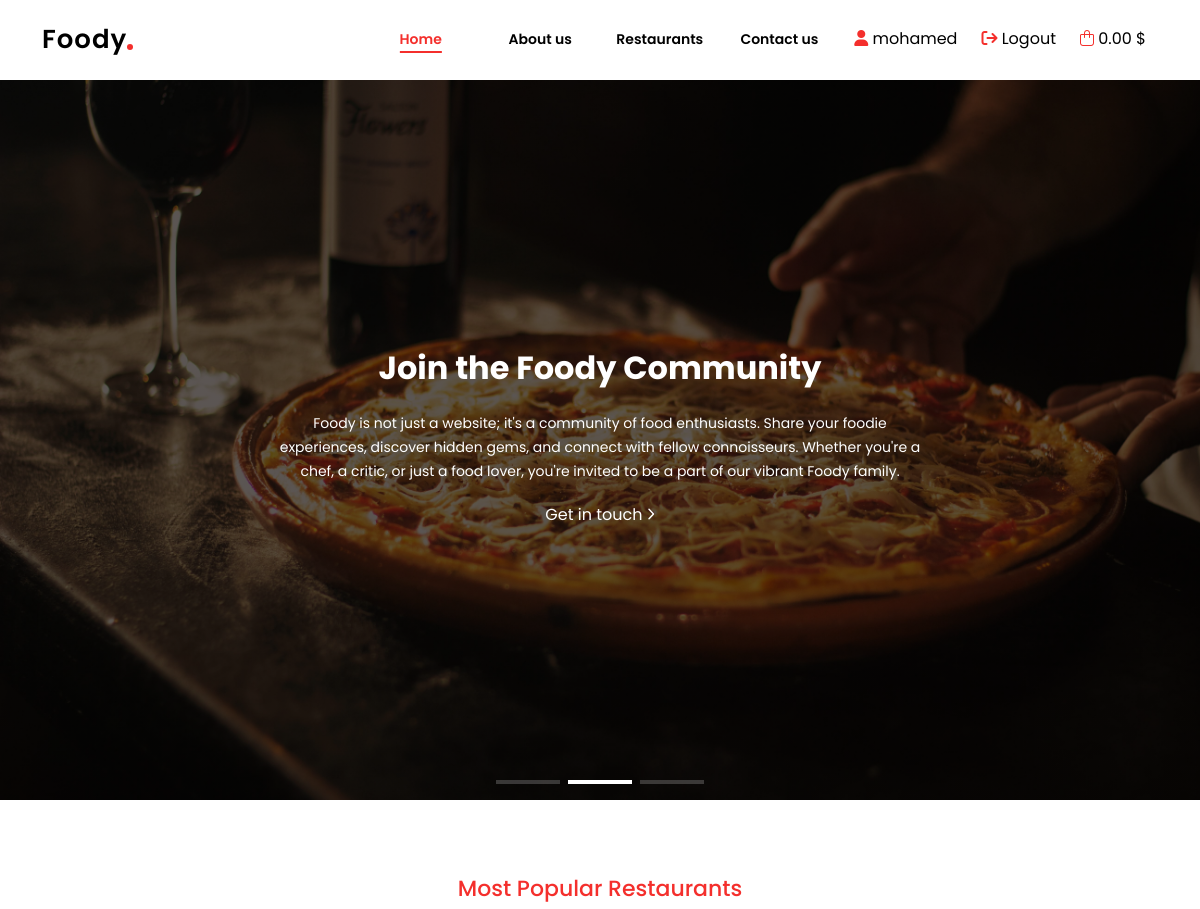
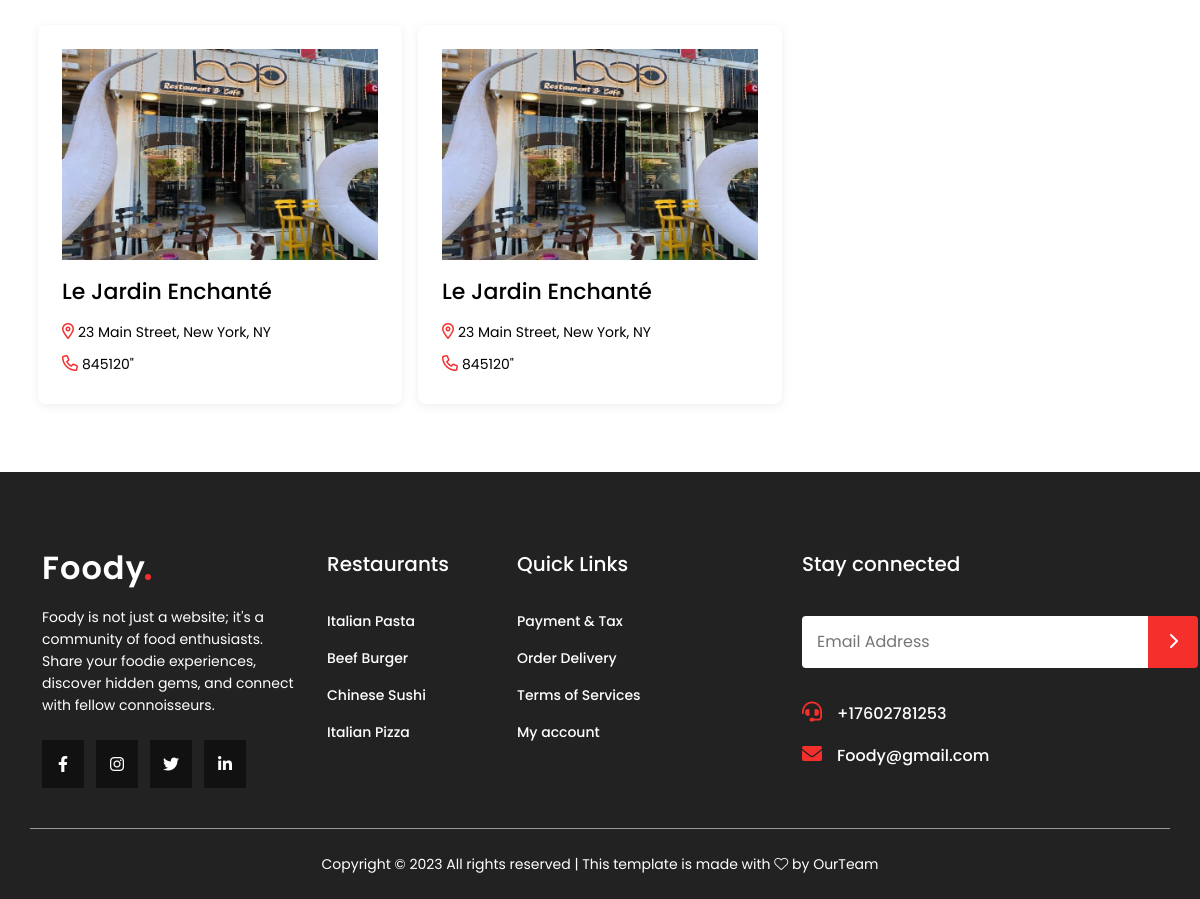
Screenshot of /index.php (signed in) with the database file from the repository (2 pictures, top to bottom).
### tables this page shows
CREATE TABLE `restaurants` (
  `restaurant_id` int(11) NOT NULL,
  `restaurant_name` varchar(200) NOT NULL,
  `restaurant_address` text NOT NULL,
  `restaurant_phone` varchar(100) NOT NULL,
  `restaurant_username` varchar(250) NOT NULL,
  `restaurant_password` varchar(250) NOT NULL,
  `city_id` int(11) NOT NULL,
  `restaurant_image` varchar(500) NOT NULL
);

### helper.php (called while the page is built, shortened)
<?php
if (!function_exists('runQuery')) {
    function runQuery($query)
    {
        $servername = "localhost";
        $username = "root";
        $password = "";
        $database = "resturants";
        $conn = new mysqli($servername, $username, $password, $database);
        $conn->set_charset("utf8");
        return $conn->query($query);
    }
}

### index.php (the view, shortened to what this page needs)
<?php
require 'helper.php';
$selectAllRestaurantsSql = "SELECT * FROM restaurants ORDER BY restaurant_id DESC LIMIT 6;";
$selectAllRestaurantsResult = runQuery($selectAllRestaurantsSql);
?>
<!DOCTYPE html>
<html lang="en">
<head>
    <?php
    require_once 'layout/assets/css.php'
    ?>
</head>
<body>
<?php
require_once 'layout/inc/header.php'
?>
<main>
    <section class="hero-section">
        <div class="swiper heroSwiper">
            <div class="swiper-wrapper">
                <div class="swiper-slide" style="background-image: url(assets/images/slide1.jpg);">
                    <div class="slide-content">
                        <h2>Discover Culinary Adventures</h2>
                        <p>
                        </p>
                        <a href="restaurants.html">
                        </a>
                    </div>
                </div>
                <div class="swiper-slide" style="background-image: url(assets/images/slide2.jpg);">
                    <div class="slide-content">
                        <h2>Join the Foody Community</h2>
                        <p>
                            Foody is not just a website; it's a community of food enthusiasts. Share your foodie
                            experiences, discover hidden gems, and connect with fellow connoisseurs. Whether you're
                            a chef, a critic, or just a food lover, you're invited to be a part of our vibrant Foody
                            family.
                        </p>
                        <a href="contct-us.html">
                            Get in touch
                            <i class="fa-regular fa-angle-right"></i>
                        </a>
                    </div>
                </div>
                <div class="swiper-slide" style="background-image: url(assets/images/slide3.jpg);">
                    <div class="slide-content">
                        <h2>Experience Food Like Never Before</h2>
                        <p>
                        </p>
                        <a href="about-us.html">
                        </a>
                    </div>
                </div>
            </div>
            <div class="heroSwiper-pagination"></div>
        </div>
    </section>
    <section class="restaurants-section">
        <div class="container">
            <h2 class="title">
                Most Popular Restaurants
            </h2>
            <div class="row">
                <?php
                if ($selectAllRestaurantsResult->num_rows > 0) {
                    while ($row = $selectAllRestaurantsResult->fetch_assoc()) {
                        ?>
                        <div class="col-lg-4 col-12 p-2">
                            <div class="restaurant">
                                <a href="restaurant.php?id=<?php echo $row['restaurant_id']?>" class="img">
                                    <img loading="lazy" src="<?php echo $row['restaurant_image']?>" alt="store">
                                </a>
                                <div class="info">
                                    <h4><a href="restaurant.php?id=<?php echo $row['restaurant_id']?>"><?php echo $row['restaurant_name']?></a></h4>
                                    <p><i class="fa-regular fa-location-dot"></i><?php echo $row['restaurant_address']?></p>
                                    <p><i class="fa-regular fa-phone"></i><a href="tel:<?php echo $row['restaurant_phone']?>"><?php echo $row['restaurant_phone']?>"</a>
                                    </p>
                                </div>
                            </div>
                        </div>
                        <?php
                    }
                }
                ?>
            </div>
        </div>
    </section>
</main>
<?php
require_once 'layout/inc/footer.php'
?>
</body>
</html>

### assets/css/style.css (style rules this page uses)
* { margin: 0; padding: 0; line-height: 32px; box-sizing: border-box; scroll-behavior: smooth; font-family: "Poppins", sans-serif; -webkit-tap-highlight-color: transparent; }
body { overflow-x: hidden; position: relative; }
a { text-decoration: none; }
p { margin: 0; }
.title { color: #f42f2c; font-size: 22px; text-align: center; padding: 16px 0; }
main .hero-section { width: 100%; margin-top: 80px; height: calc(100vh - 80px); }
main .hero-section .swiper { width: 100%; height: 100%; }
main .hero-section .swiper .swiper-slide { position: relative; background-size: cover; background-repeat: no-repeat; background-position: center; display: flex; align-items: center; height: 100%; min-height: 500px; isolation: isolate; }
main .hero-section .swiper .swiper-slide::after { content: ""; width: 100%; height: 100%; background-image: linear-gradient(rgba(0, 0, 0, 0.5647058824), rgba(0, 0, 0, 0.5647058824)); position: absolute; bottom: 0; right: 0; z-index: -1; transition: 0.3s ease-in-out; }
main .hero-section .swiper .swiper-slide .slide-content { width: min(100% - 32px, 650px); margin: 0 auto; display: flex; align-items: center; justify-content: center; flex-direction: column; gap: 16px; }
main .hero-section .swiper .swiper-slide .slide-content h2 { font-size: 32px; font-weight: 700; color: #fff; }
main .hero-section .swiper .swiper-slide .slide-content p { text-align: center; font-size: 14px; color: #fff; line-height: 24px; }
main .hero-section .swiper .swiper-slide .slide-content a { color: #fff; }
main .hero-section .swiper .heroSwiper-pagination { position: absolute; z-index: 99; display: flex; align-items: center; justify-content: center; bottom: 16px; }
main .restaurants-section { padding: 60px 16px; }
main .restaurants-section .restaurant { display: flex; flex-direction: column; gap: 16px; padding: 24px; background: #fff; border-radius: 8px; box-shadow: rgba(99, 99, 99, 0.1) 0px 2px 8px 0px; }
main .restaurants-section .restaurant img { width: 100%; aspect-ratio: 3/2; }
main .restaurants-section .restaurant .info h4 { font-size: 22px; }
main .restaurants-section .restaurant .info p { font-size: 14px; color: #000; }
main .restaurants-section .restaurant .info p i { color: #f42f2c; font-size: 16px; margin-right: 4px; }
main .restaurants-section .restaurant .info p a { color: #000; }
main .restaurants-section .restaurant .info a { color: #000; transition: all 0.3s ease-in-out; }

### rows the page displays
restaurants: restaurant_image (picture), restaurant_name "Le Jardin Enchanté", restaurant_address "23 Main Street, New York, NY", restaurant_phone "845120"
restaurants: restaurant_image (picture), restaurant_name "Le Jardin Enchanté", restaurant_address "23 Main Street, New York, NY", restaurant_phone "845120"

### other values shown
$_SESSION['user']['Customer_name'] "mohamed"
$selectAllCartResult['total_price'] "0.00"
